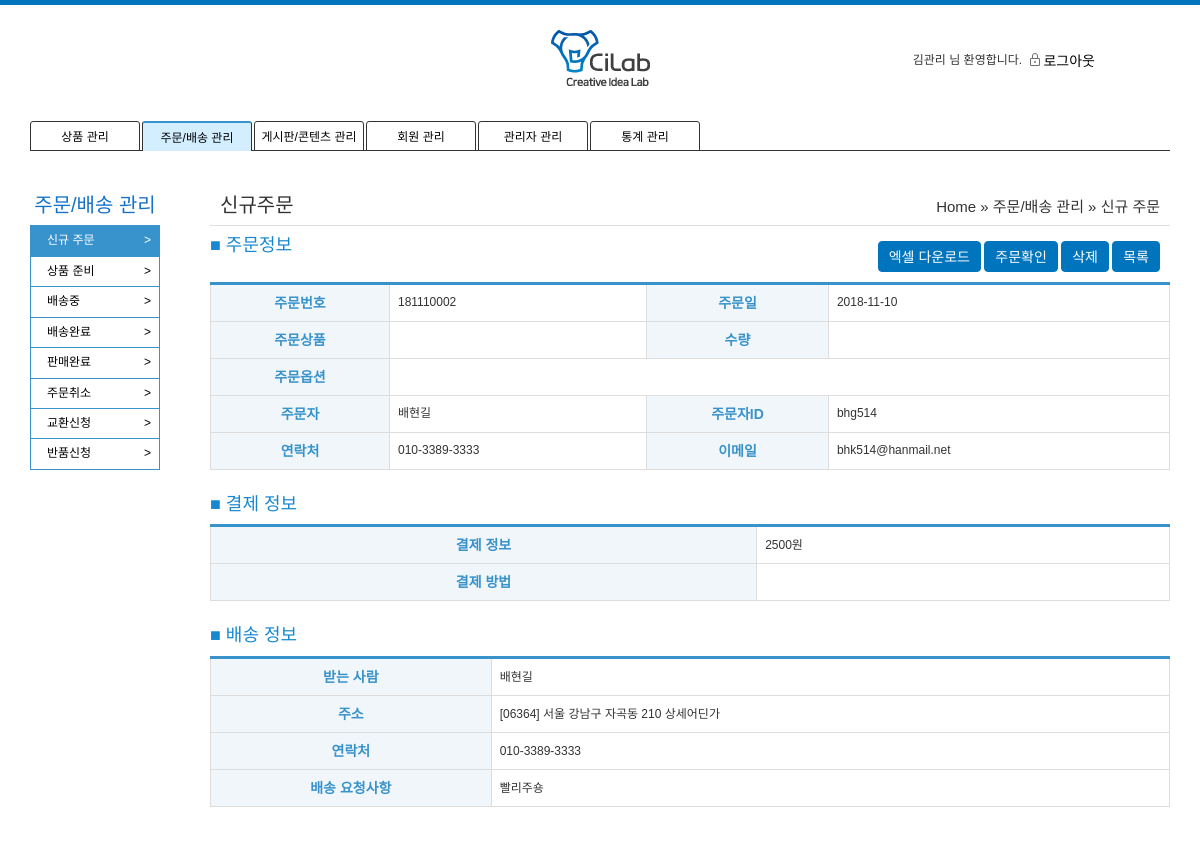
/admin/order/detail.php?type=1&no=22 (signed in), run on the app's committed database.
### tables this page shows
CREATE TABLE IF NOT EXISTS `tb_order` (
  `pk_no` int(11) NOT NULL AUTO_INCREMENT,
  `fk_order_number` varchar(50) DEFAULT NULL,
  `fd_date` date DEFAULT NULL,
  `fd_product_no` int(11) DEFAULT NULL,
  `fd_order_id` varchar(50) DEFAULT NULL,
  `fd_order_hp` varchar(50) DEFAULT NULL,
  `fd_order_name` varchar(50) DEFAULT NULL,
  `fd_order_mail` varchar(50) DEFAULT NULL,
  `fd_del_name` varchar(50) DEFAULT NULL,
  `fd_del_zip` varchar(50) DEFAULT NULL,
  `fd_del_address1` varchar(50) DEFAULT NULL,
  `fd_del_address2` varchar(50) DEFAULT NULL,
  `fd_del_hp` varchar(50) DEFAULT NULL,
  `fd_del_comment` varchar(50) DEFAULT NULL,
  `fd_price` int(11) DEFAULT NULL,
  `fd_del_fee` int(11) DEFAULT 0,
  `fd_payment` varchar(50) DEFAULT NULL,
  `fd_paynum` varchar(50) DEFAULT NULL,
  `fd_invoice_number` varchar(50) DEFAULT NULL,
  `fd_status` varchar(50) DEFAULT '1',
  `fd_status_msg` varchar(200) DEFAULT NULL,
  PRIMARY KEY (`pk_no`)
);

### common.php (called while the page is built, shortened)
<?php
	include_once('config/db_config.php');
	$mysqli = new mysqli($host, $user, $pw, $dbName);
	function query_send($query){
		global $mysqli;
		return mysqli_query($mysqli, $query);
	}
	function order_detail($no){
		$query = 'select * from tb_order where pk_no = '.$no;
		$result = query_send($query);
		$info = mysqli_fetch_array($result);
		return $info;
	}
?>

### admin/order/detail.php (the view, shortened to what this page needs)
<?php
	include '../admin_header.php';
	include './side.php';
	include_once("../../common.php");
	$no = $_GET['no'];
	$type = $_GET['type'];
	$info = order_detail($no);
?>
<link href="http://cdnjs.cloudflare.com/ajax/libs/summernote/0.8.9/summernote.css" rel="stylesheet">
<section class="container">
	<div class="">
		<div class="tabletInner">
			<form>
				<fieldset>
					<div>
						<div class="admin_title">신규주문</div>
						<div class="admin_position">Home  » 주문/배송 관리 » 신규 주문</div>
					</div>
					<hr class="garo" style="display: block;">
					<div class="btn_div">
						<a class="btn type05" href="../data_download.php?type1=order&type2=3&no=<?=$no?>">엑셀 다운로드</a>
						<?php
							if($type==1) echo '<a class="btn type05" id="detail_order_chk">주문확인</a>';
							elseif ($type==2) echo '<a class="btn type05">송장입력</a>';
						?>
						<a id="info_del" class="btn type05">삭제</a>
						<a href="/admin/order/list.php?type=<?=$type?>" class="btn type05">목록</a>
					</div>
					<h4>■ 주문정보</h4>
					<table>
						<tbody>
							<tr>
								<th>주문번호</th>
								<td><?=$info['fk_order_number']?></td>
								<th>주문일</th>
								<td><?=$info['fd_date']?></td>
							</tr>
							<tr>
								<th>주문상품</th>
								<td><?=$info['fd_product_name']?></td>
								<th>수량</th>
								<td><?=$info['fd_product_count']?></td>
							</tr>
							<tr>
								<th>주문옵션</th>
								<td colspan="3"><?=$info['fd_product_option']?></td>
							</tr>
							<tr>
								<th>주문자</th>
								<td><?=$info['fd_order_name']?></td>
								<th>주문자ID</th>
								<td><?=$info['fd_order_id']?></td>
							</tr>
							<tr>
								<th>연락처</th>
								<td><?=$info['fd_order_hp']?></td>
								<th>이메일</th>
								<td><?=$info['fd_order_mail']?></td>
							</tr>
						</tbody>
					</table>
					<h4>■ 결제 정보</h4>
					<table>
						<tbody>
							<tr>
								<th>결제 정보</th>
								<td colspan="3"><?=$info['fd_price']?>원</td>
							</tr>
							<tr>
								<th>결제 방법</th>
								<td colspan="3"><?=$info['fd_payment']?></td>
							</tr>
						</tbody>
					</table>
					<h4>■ 배송 정보</h4>
					<table>
						<tbody>
							<tr>
								<th>받는 사람</th>
								<td colspan="3"><?=$info['fd_del_name']?></td>
							</tr>
							<tr>
								<th>주소</th>
								<td colspan="3">[<?=$info['fd_del_zip']?>] <?=$info['fd_del_address1']?> <?=$info['fd_del_address2']?></td>
							</tr>
							<tr>
								<th>연락처</th>
								<td colspan="3"><?=$info['fd_del_hp']?></td>
							</tr>
							<tr>
								<th>배송 요청사항</th>
								<td colspan="3"><?=$info['fd_del_comment']?></td>
							</tr>
						</tbody>
					</table>
				</fieldset>
			</form>
		</div>
	</div>
</section>
</body>
</html>

### css/common.css (style rules this page uses)
* { margin:0; padding:0; font-family: 'Noto Sans KR', sans-serif; list-style:none; vertical-align:middle; }
h1, h2, h3, h4, h5, h6 { font-size:14px; color:#333; }
a, div, p, td, th, select,option { font-size:12px; color:#333; }
article, aside, hgroup, header, footer, figure, figcaption, nav, section, time, mark, canvas, video, audio, details, summary { display:block; }
form { display:inline; margin:0; border:0; padding:0; }
table { border-collapse:collapse; width:100%; }
a { text-decoration:none; }

### css/style.css (style rules this page uses)
html { overflow-y: scroll; }
html, body { height: 100%; }
.btn { display: inline-block; line-height: 1.2; cursor: pointer; }
.btn.type05 { padding: 0px 10px; box-sizing: border-box; line-height: 31px; height: 31px; font-size: 14px; color: #fff; vertical-align: middle; border: 1px solid #0074bd; border-radius: 4px; background: #0074bd; }

### css/default.css (style rules this page uses)
html { overflow-y:scroll }
body { margin:0;padding:0;font-size:0.75em }
html, h1, h2, h3, h4, h5, h6, form, fieldset, img { margin:0;padding:0;border:0 !important }
h1, h2, h3, h4, h5, h6 { font-size:1em }
article, aside, details, figcaption, figure, footer, header, hgroup, menu, nav, section { display:block }
hr { display:none }
a:link, a:visited { color:#000;text-decoration:none }

### admin/css/style.css (style rules this page uses)
* { margin: 0; padding: 0 }
body { font-family: "Lato", sans-serif, "맑은 고딕", font-size : 0.75em; color: #333 }
h4 { color: #1788d0 !important; }
.container { float: right; width: calc(100% - 200px) !important; font-size: 28px; padding: 0 30px 30px 10px !important; }
hr.garo { border: solid #dedede; border-width: 1px 0 0; margin-top: 5px; margin-bottom: 5px; }
.admin_position { text-align: right; display: inline-block; margin-right: 10px; margin-top: 5px; font-size: 15px; float: right; }
.admin_title { text-align: left; display: inline-block; margin-left: 10px; font-size: 20px; width: 40%; }
.btn_div, .search_div { float: right; margin: 10px; }
table { border-collapse: collapse; border-top: 3px solid #3892cb; margin-bottom: 25px; }
table th { color: #3892cb; background: #f0f6f9; text-align: center; font-size: 14px !important; }
table th, table td { padding: 8px; border: 1px solid #ddd; }

### css/tablet.css (style rules this page uses)
.tabletInner { padding:0 10px; }

### css/mobile.css (style rules this page uses)
html { overflow-y:scroll }
body { margin:0;padding:0;font-size:0.75em }
html, h1, h2, h3, h4, h5, h6, form, fieldset, img { margin:0;padding:0;border:0 }
h1, h2, h3, h4, h5, h6 { font-size:1em }
article, aside, details, figcaption, figure, footer, header, hgroup, menu, nav, section { display:block }
hr { display:none }
a:link, a:visited { color:#000;text-decoration:none }

### data on the page
tb_order: fk_order_number "181110002", fd_date "2018-11-10", fd_order_name "배현길", fd_order "bhg514", fd_order_hp "010-3389-3333", fd_order_mail "bhk514@hanmail.net", fd_price "2500", fd_del_name "배현길", fd_del_zip "06364", fd_del_address1 "서울 강남구 자곡동 210", fd_del_address2 "상세어딘가", fd_del_hp "010-3389-3333", fd_del_comment "빨리주숑"

### other printed values
$user_name "김관리"
